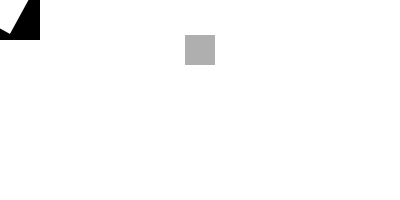
Frame 1 (no input)
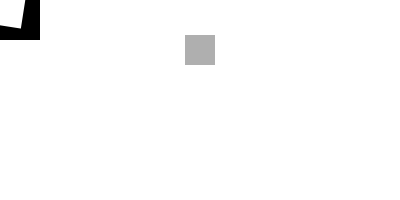
Frame 60 (the mouse pressed at the canvas centre just before this capture)
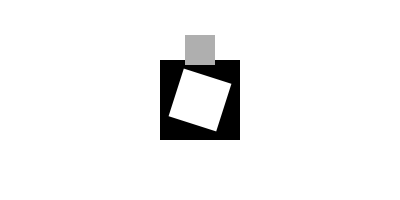
Frame 120 (the mouse held since frame 60 and released just before this capture)

The Processing sketch that drew these frames (run headless with seeded random() and noise(); from frame 60 on, the mouse is pressed at the canvas centre):

// Processing sketch: processing_91509
// ── processing_91509.pde

/*
  HW6_Transformers
  Make something move using pushMatrix() popMatrix() and transform()
 Aundie Soriano
  */
   
   
  float angle = 0;
   
void setup(){
  size(400,200);
  background(255);
   
   
}
void draw(){
  noStroke();
  background(255);
  rectMode(CENTER);
   
  pushMatrix();
  translate(mouseX,mouseY);
  fill(0);
  rect(0,0,80,80);
  
   
  rotate(angle+=0.5);
  fill(255);
  rect(0,0,50,50);
  popMatrix();
    translate(200,50);
     
  fill(175);
  rect(0,0,30,30);
}
